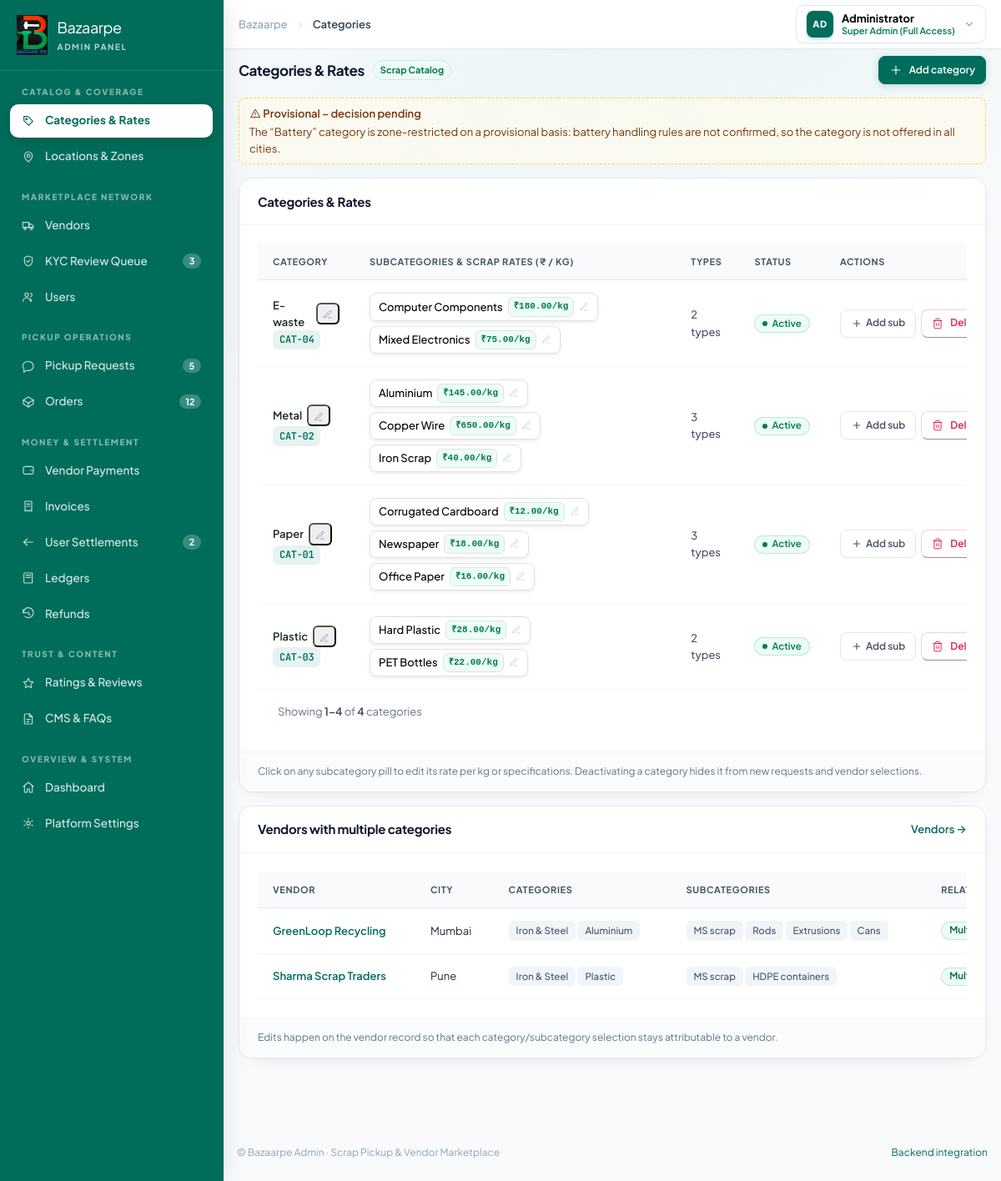
The page /dashboard/categories.html (signed in) on the database its author committed.
### bazaarpe/models.py (models this page shows, shortened)
class ScrapCategory(models.Model):
    name = models.CharField(max_length=100, unique=True)
    icon = models.CharField(max_length=500, blank=True, default='')
    is_active = models.BooleanField(default=True)
    class Meta:
        ordering = ['name']
        verbose_name_plural = 'Scrap categories'

class ScrapSubCategory(models.Model):
    category = models.ForeignKey(ScrapCategory, on_delete=models.CASCADE, related_name='subcategories')
    name = models.CharField(max_length=150)
    rate_per_kg = models.DecimalField(max_digits=10, decimal_places=2)
    gst_percent = models.DecimalField(max_digits=5, decimal_places=2, default=18.00)
    min_weight_kg = models.DecimalField(max_digits=6, decimal_places=2, default=5.00)
    is_active = models.BooleanField(default=True)
    class Meta:
        ordering = ['category__name', 'name']
        constraints = [
            models.UniqueConstraint(fields=['category', 'name'], name='unique_scrap_subcategory_name'),
            models.CheckConstraint(condition=models.Q(rate_per_kg__gte=0), name='subcategory_rate_non_negative'),
            models.CheckConstraint(condition=models.Q(gst_percent__gte=0), name='subcategory_gst_non_negative'),
            models.CheckConstraint(condition=models.Q(min_weight_kg__gt=0), name='subcategory_min_weight_positive'),
        ]

### bazaarpe/views.py (the view, shortened to what this page needs)
# urls.py: path('dashboard/<str:page_name>', views.page_view, name='dashboard_subpage_direct'),
def page_view(request, page_name):
    clean_name = page_name.replace('.html', '').strip('/')
    if clean_name in ('login', 'sign-in'):
        if request.user.is_authenticated:
            logout(request)
        return redirect('login')
    if not request.user.is_authenticated:
        return redirect_to_login(request.get_full_path(), login_url='login')
    if not is_full_admin(request.user):
        raise PermissionDenied('Full administrator access is required.')
    if clean_name in ('index', 'dashboard'):
        return dashboard_view(request)
    if clean_name == 'categories':
        all_categories = list(ScrapCategory.objects.all().prefetch_related('subcategories').order_by('name'))
        categories = ScrapCategory.objects.all().prefetch_related('subcategories').order_by('name')
        page_num = request.GET.get('page', 1)
        page_size = int(request.GET.get('page_size', 6))
        cat_paginator = Paginator(categories, page_size)
        cat_page_obj = cat_paginator.get_page(page_num)
        ctx = admin_context(
            request,
            page_name=clean_name,
            categories=cat_page_obj.object_list,
            all_categories=all_categories,
            page_obj=cat_page_obj,
            paginator=cat_paginator,
            cat_page_obj=cat_page_obj,
            cat_paginator=cat_paginator,
            total_categories=len(all_categories),
        )
        return render(request, 'categories.html', ctx)

### bazaarpe/views.py (called while the page is built)
def is_full_admin(user):
    return bool(user and user.is_authenticated and (user.is_superuser or user.is_staff))

def build_query_string(request, *exclude_keys):
    if not hasattr(request, 'GET'):
        return ""
    params = request.GET.copy()
    excludes = set(exclude_keys) | {'page'} if not exclude_keys else set(exclude_keys)
    for key in excludes:
        params.pop(key, None)
    qs = params.urlencode()
    return f"&{qs}" if qs else ""

### templates/categories.html (shortened to what this page needs)
<!DOCTYPE html>
<html lang="en" class="h-full">
<head>
  <link rel="stylesheet" href="/static/vendor/bootstrap.min.css">
  <link rel="stylesheet" href="/static/css/tailwind.css">
  <link rel="stylesheet" href="/static/css/components.css">
</head>
<body class="" data-active="categories">
    {% include 'includes/sidebar.html' %}
  <div class="bm-main">
    <header class="bm-topbar">
      <div class="flex items-center gap-2 px-3 py-2.5 sm:px-5">
        <div class="hidden items-center gap-2 sm:flex">
          <span class="text-[0.8125rem] font-medium text-slate-400">Bazaarpe</span>
          <span class="text-slate-300"><svg class="h-3.5 w-3.5" viewBox="0 0 24 24" fill="none" stroke="currentColor" stroke-width="1.7" stroke-linecap="round" stroke-linejoin="round" aria-hidden="true" focusable="false"><path d="m9 6 6 6-6 6"/></svg></span>
          <span class="text-[0.8125rem] font-semibold text-slate-700">Categories</span>
        </div>
        <div class="ml-auto flex items-center gap-2" style="margin-left: auto !important;">
          <div class="relative" data-dropdown-root>
            <button type="button" class="bm-user-pill" data-dropdown-toggle aria-haspopup="true" aria-expanded="false">
              <span class="bm-user-avatar">AD</span>
              <span class="hidden text-left sm:block">
                <span class="block text-[0.8125rem] font-bold leading-tight text-slate-900">Administrator</span>
                <span class="block text-[0.6875rem] leading-tight text-emerald-700 font-semibold">Super Admin (Full Access)</span>
              </span>
              <svg style="width: 14px; height: 14px; min-width: 14px; color: #94a3b8;" viewBox="0 0 24 24" fill="none" stroke="currentColor" stroke-width="2" stroke-linecap="round" stroke-linejoin="round"><path d="m6 9 6 6 6-6"/></svg>
            </button>
          </div>
        </div>
      </div>
    </header>
    <main class="px-3 pb-8 pt-2.5 sm:px-5 sm:pt-3" id="bmMain">
    <div class="mb-3 flex flex-wrap items-center justify-between gap-3">
      <div class="flex items-center gap-2.5">
        <h1 class="text-[1.0625rem] font-bold text-slate-800 tracking-tight">Categories & Rates</h1>
        <span class="rounded-full bg-emerald-50 border border-emerald-200 text-emerald-700 px-2 py-0.5 text-[0.6875rem] font-bold">Scrap Catalog</span>
      </div>
      <div class="flex items-center gap-2">
        <button type="button" class="bm-btn-primary bm-btn-sm" data-modal-open="modalAddCategory"><svg class="h-4 w-4" viewBox="0 0 24 24" fill="none" stroke="currentColor" stroke-width="1.7" stroke-linecap="round" stroke-linejoin="round" aria-hidden="true" focusable="false"><path d="M12 5v14M5 12h14"/></svg> Add category</button>
      </div>
    </div>
    <div class="bm-provisional"><p class="font-semibold"><svg class="inline h-3.5 w-3.5 -mt-0.5" viewBox="0 0 24 24" fill="none" stroke="currentColor" stroke-width="1.7" stroke-linecap="round" stroke-linejoin="round" aria-hidden="true" focusable="false"><path d="M12 4 2.8 20h18.4z"/><path d="M12 10v4"/><path d="M12 17.5h.01"/></svg> Provisional – decision pending</p><p class="mt-0.5">The “Battery” category is zone-restricted on a provisional basis: battery handling rules are not confirmed, so the category is not offered in all cities.</p></div>
    <div class="mt-3">
      <section class="bm-card "><div class="bm-card-hd"><div><h2 class="bm-card-title">Categories & Rates</h2></div><div class="flex flex-wrap items-center gap-2"></div></div><div class="bm-card-bd "><div class="bm-table-wrap bm-scroll"><table class="bm-table min-w-[900px]">
      <thead><tr><th scope="col" class="">Category</th><th scope="col" class="">Subcategories & Scrap Rates (₹ / kg)</th><th scope="col" class="">Types</th><th scope="col" class="">Status</th><th scope="col" class="text-right">Actions</th></tr></thead><tbody>
{% for cat in categories %}
<tr>
  <td class="py-3">
    <div class="flex items-center gap-2">
      <div>
        <div class="font-semibold text-ink-900 flex items-center gap-1.5">
          {{ cat.name }}
          <button type="button" class="text-slate-400 hover:text-emerald-700 p-0.5 rounded hover:bg-slate-100 transition-colors" title="Edit Category {{ cat.name }}" data-edit-category data-id="{{ cat.id }}" data-name="{{ cat.name }}" data-status="{% if cat.is_active %}active{% else %}inactive{% endif %}">
            <svg class="h-3 w-3" viewBox="0 0 24 24" fill="none" stroke="currentColor" stroke-width="2"><path d="M12 20h9"/><path d="M16.5 3.5a2.121 2.121 0 0 1 3 3L7 19l-4 1 1-4L16.5 3.5z"/></svg>
          </button>
        </div>
        <div class="bm-mono text-[0.72rem] text-slate-400">CAT-0{{ cat.id }}</div>
      </div>
    </div>
  </td>
  <td class="py-3">
    <div class="flex max-w-[34rem] flex-wrap items-center gap-1.5">
      {% for sub in cat.subcategories.all %}
        <button type="button"
          class="group inline-flex items-center gap-1.5 rounded-lg border border-slate-200/90 bg-white px-2.5 py-1 text-xs shadow-sm hover:border-emerald-400 hover:bg-emerald-50/50 hover:shadow transition-all duration-150 cursor-pointer text-left"
          title="Click to edit rate or details for {{ sub.name }}"
          data-edit-subcategory
          data-id="{{ sub.id }}"
          data-name="{{ sub.name }}"
          data-category-id="{{ cat.id }}"
          data-category-name="{{ cat.name }}"
          data-rate="{{ sub.rate_per_kg }}"
          data-gst="{{ sub.gst_percent }}"
          data-min="{{ sub.min_weight_kg }}"
          data-status="{% if sub.is_active %}active{% else %}inactive{% endif %}">
          <span class="font-medium text-slate-800 group-hover:text-emerald-950">{{ sub.name }}</span>
          <span class="inline-flex items-center rounded bg-emerald-50 border border-emerald-200/80 px-1.5 py-0.5 font-mono text-[0.6875rem] font-bold text-emerald-700 group-hover:bg-emerald-100 group-hover:text-emerald-900">₹{{ sub.rate_per_kg }}/kg</span>
          <svg class="h-3 w-3 text-slate-300 group-hover:text-emerald-600 transition-colors ml-0.5" viewBox="0 0 24 24" fill="none" stroke="currentColor" stroke-width="2"><path d="M12 20h9"/><path d="M16.5 3.5a2.121 2.121 0 0 1 3 3L7 19l-4 1 1-4L16.5 3.5z"/></svg>
        </button>
      {% empty %}
        <span class="text-xs text-slate-400 italic">No subcategories configured</span>
      {% endfor %}
    </div>
  </td>
  <td class="py-3"><span class="text-slate-600 text-sm font-medium">{{ cat.subcategories.count }} types</span></td>
  <td class="py-3">
    {% if cat.is_active %}
      <span class="bm-badge bg-emerald-50 text-emerald-700 ring-emerald-600/20"><span class="bm-dot"></span>Active</span>
    {% else %}
      <span class="bm-badge bg-slate-100 text-slate-600 ring-slate-500/20"><span class="bm-dot"></span>Inactive</span>
    {% endif %}
  </td>
  <td class="py-3 text-right">
    <div class="flex items-center justify-end gap-1.5">
      <button type="button" class="bm-btn-ghost bm-btn-sm inline-flex items-center gap-1 text-emerald-700 hover:bg-emerald-50 hover:text-emerald-800" data-modal-open="modalAddSub" onclick="var sel=document.getElementById('modalAddSub-f-category_id'); if(sel) sel.value='{{ cat.id }}';">
        <svg class="h-3.5 w-3.5" viewBox="0 0 24 24" fill="none" stroke="currentColor" stroke-width="2"><path d="M12 5v14M5 12h14"/></svg>
        Add sub
      </button>
      <button type="button" class="bm-btn-danger bm-btn-sm" data-action="delete-category" data-item-name="{{ cat.name }}">
        <svg class="h-3.5 w-3.5" viewBox="0 0 24 24" fill="none" stroke="currentColor" stroke-width="1.7"><path d="M3 6h18M19 6v14a2 2 0 0 1-2 2H7a2 2 0 0 1-2-2V6m3 0V4a2 2 0 0 1 2-2h4a2 2 0 0 1 2 2v2M10 11v6M14 11v6"/></svg>
        Delete
      </button>
    </div>
  </td>
</tr>
{% empty %}
<tr><td colspan="5" class="py-8 text-center text-slate-400">No categories configured yet.</td></tr>
{% endfor %}
</tbody></table></div>
{% include "includes/pagination.html" with page_obj=cat_page_obj paginator=cat_paginator item_label="categories" %}
</div><div class="bm-card-ft"><p class="text-[0.75rem] text-slate-500">Click on any subcategory pill to edit its rate per kg or specifications. Deactivating a category hides it from new requests and vendor selections.</p></div></section>
    </div>
    <div class="mt-3">
      <section class="bm-card "><div class="bm-card-hd"><div><h2 class="bm-card-title">Vendors with multiple categories</h2></div><div class="flex flex-wrap items-center gap-2"><a class="bm-link text-[0.8125rem]" href="vendors.html">Vendors →</a></div></div><div class="bm-card-bd "><div class="bm-table-wrap bm-scroll"><table class="bm-table min-w-[980px]">
      <thead><tr><th scope="col" class="">Vendor</th><th scope="col" class="">City</th><th scope="col" class="">Categories</th><th scope="col" class="">Subcategories</th><th scope="col" class="">Relationship</th></tr></thead><tbody><tr><td class=""><a class="bm-link font-semibold" href="vendor-detail.html">GreenLoop Recycling</a></td><td class="">Mumbai</td><td class=""><span class="bm-tag">Iron &amp; Steel</span> <span class="bm-tag">Aluminium</span> </td><td class=""><span class="bm-tag">MS scrap</span> <span class="bm-tag">Rods</span> <span class="bm-tag">Extrusions</span> <span class="bm-tag">Cans</span> </td><td class=""><span class="bm-badge bg-brand-50 text-brand-800 ring-brand-600/20">Multiple categories</span></td></tr><tr><td class=""><a class="bm-link font-semibold" href="vendor-detail.html">Sharma Scrap Traders</a></td><td class="">Pune</td><td class=""><span class="bm-tag">Iron &amp; Steel</span> <span class="bm-tag">Plastic</span> </td><td class=""><span class="bm-tag">MS scrap</span> <span class="bm-tag">HDPE containers</span> </td><td class=""><span class="bm-badge bg-brand-50 text-brand-800 ring-brand-600/20">Multiple categories</span></td></tr></tbody></table></div></div><div class="bm-card-ft"><p class="text-[0.75rem] text-slate-500">Edits happen on the vendor record so that each category/subcategory selection stays attributable to a vendor.</p></div></section>
    </div>
    </main>
    <footer class="mt-8 border-t border-slate-200/70 px-3 py-4 text-[0.75rem] text-slate-400 sm:px-5">
      <div class="flex flex-col items-start justify-between gap-2 sm:flex-row sm:items-center">
        <p>© Bazaarpe Admin · Scrap Pickup & Vendor Marketplace</p>
        <p class="flex items-center gap-3">
          <a class="hover:text-brand-700" href="../docs/backend-integration.md">Backend integration</a>
        </p>
      </div>
    </footer>
  </div>
</body>
</html>

### rows shown on the page
ScrapCategory: name "E-waste", id "4", subcategories.count "2", is_active True (drawn)
ScrapSubCategory: name "Computer Components", rate_per_kg "180.00"
ScrapSubCategory: name "Mixed Electronics", rate_per_kg "75.00"
ScrapCategory: name "Metal", id "2", subcategories.count "3", is_active True (drawn)
ScrapSubCategory: name "Aluminium", rate_per_kg "145.00"
ScrapSubCategory: name "Copper Wire", rate_per_kg "650.00"
ScrapSubCategory: name "Iron Scrap", rate_per_kg "40.00"
ScrapCategory: name "Paper", id "1", subcategories.count "3", is_active True (drawn)
ScrapSubCategory: name "Corrugated Cardboard", rate_per_kg "12.00"
ScrapSubCategory: name "Newspaper", rate_per_kg "18.00"
ScrapSubCategory: name "Office Paper", rate_per_kg "16.00"
ScrapCategory: name "Plastic", id "3", subcategories.count "2", is_active True (drawn)
ScrapSubCategory: name "Hard Plastic", rate_per_kg "28.00"
ScrapSubCategory: name "PET Bottles", rate_per_kg "22.00"

### other values the page prints
{{ sidebar_badges.kyc }} "3"
{{ sidebar_badges.requests }} "5"
{{ sidebar_badges.orders }} "12"
{{ sidebar_badges.settlements }} "2"
{{ page_obj.start_index|default:0 }} "1"
{{ page_obj.end_index|default:0 }} "4"
{{ paginator.count|default:0 }} "4"
{{ item_label|default:"records" }} "categories"
